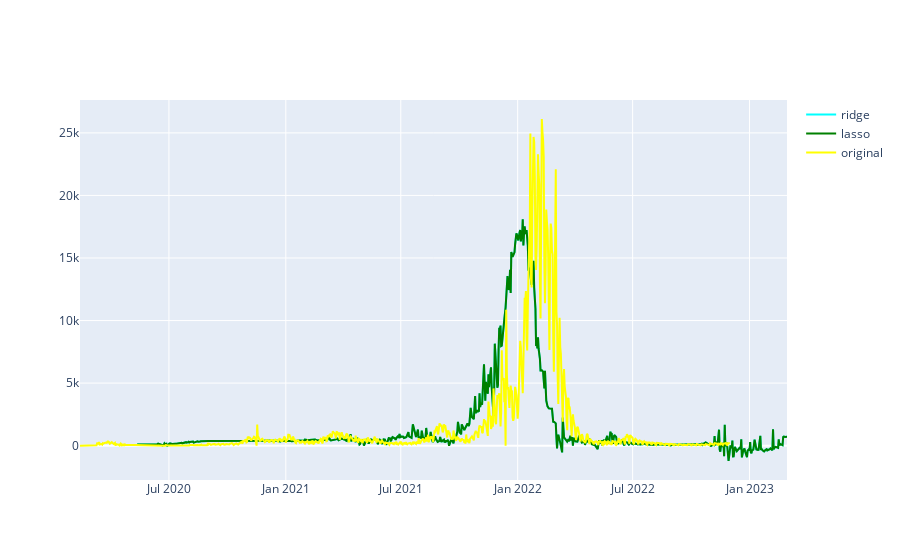

Here is the notebook cell this chart was saved with:
### Code cell
y_train_shift = y_train_shift.shift(90, freq='D')
prediction_1 = pd.Series(yhat0)
rolling_mean_1 = prediction_1.rolling(31).mean()
prediction_2 = pd.Series(yhat1)
rolling_mean_2 = prediction_2.rolling(60).mean()
fig = go.Figure()
fig.add_trace(go.Scatter(
    x=y_train_shift.index, y=yhat0,
    line_color='cyan',
    name='ridge',
))
fig.add_trace(go.Scatter(
    x=y_train_shift.index, y=yhat1,
    line_color='green',
    name='lasso',
))
# fig.add_trace(go.Scatter(
#     x=y_train_shift.index, y=rolling_mean_1,
#     line_color='red',
#     name='linear',
# ))
# fig.add_trace(go.Scatter(
#     x=y_train_shift.index, y=rolling_mean_2,
#     line_color='blue',
#     name='ridge',
# ))
# fig.add_trace(go.Scatter(
#     x=y_train_shift.index, y=yhat4,
#     line_color='orange',
#     name='elastic',
# ))

fig.add_trace(go.Scatter(
    x=y.index, y=y['new_cases'],
    line_color='yellow',
    name='original',
))

# fig.update_traces(mode='lines')
# fig
# plt.figure(figsize=(20, 10))
# plt.plot(x_train.index, y_train, 'b.',label = 'new death (train)')
# plt.plot(x_train.index, y_pred_mlr_train, 'r.',label = 'new death (prediction)')
# plt.legend()

# # plt.figure(figsize=(20, 10))
# plt.plot(x_test.index, y_test, 'bx',label = 'new death (test)')
# plt.plot(x_test.index, y_pred_mlr, 'rx',label = 'new death (prediction test)')
# plt.legend()

### Figure 1 — Plotly figure (JSON) as saved in the notebook; plotly's stock layout.template omitted (floating-point values rounded to 4 significant figures; data arrays with more than 128 entries replaced by an {"elided": "..."} marker saying what was removed)
{"data": [{"line": {"color": "cyan"}, "name": "ridge", "type": "scatter", "x": {"elided": "707 str values"}, "y": {"elided": "707 float values"}}, {"line": {"color": "green"}, "name": "lasso", "type": "scatter", "x": {"elided": "707 str values"}, "y": {"elided": "707 float values"}}, {"line": {"color": "yellow"}, "name": "original", "type": "scatter", "x": {"elided": "1011 str values"}, "y": {"elided": "1011 int values"}}], "layout": {}}
